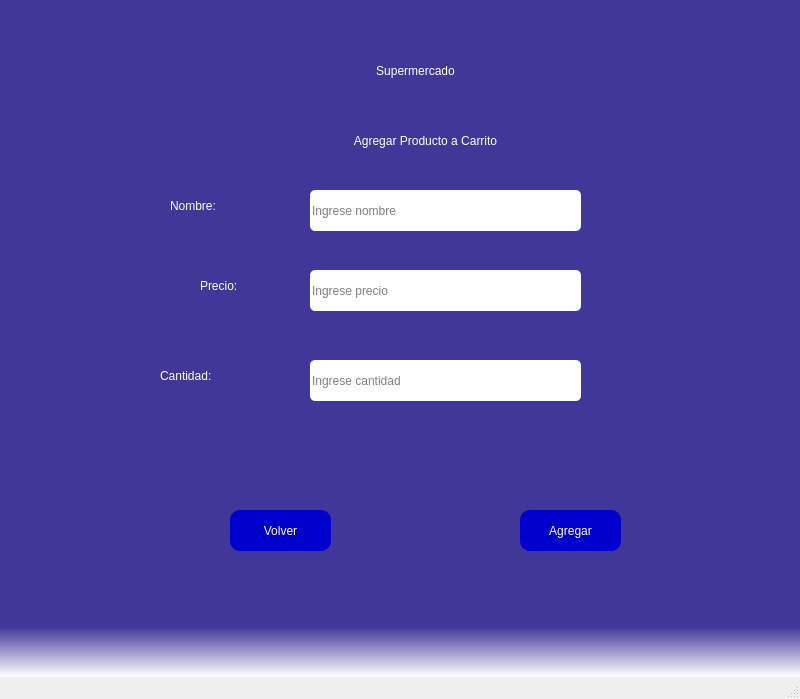
<?xml version="1.0" encoding="UTF-8"?>
<ui version="4.0">
 <class>MainWindow</class>
 <widget class="QMainWindow" name="MainWindow">
  <property name="geometry">
   <rect>
    <x>0</x>
    <y>0</y>
    <width>800</width>
    <height>699</height>
   </rect>
  </property>
  <property name="windowTitle">
   <string>MainWindow</string>
  </property>
  <property name="styleSheet">
   <string notr="true">QWidget#centralwidget{

	background-color: qlineargradient(spread:pad, x1:0, y1:0.925818, x2:0, y2:1, stop:0 rgba(12, 0, 127, 196), stop:1 rgba(255, 255, 255, 255));
}</string>
  </property>
  <widget class="QWidget" name="centralwidget">
   <widget class="QLabel" name="label">
    <property name="geometry">
     <rect>
      <x>250</x>
      <y>40</y>
      <width>331</width>
      <height>61</height>
     </rect>
    </property>
    <property name="styleSheet">
     <string notr="true">font: 36pt &quot;MS Shell Dlg 2&quot;;
color: rgb(255, 255, 255);</string>
    </property>
    <property name="text">
     <string>Supermercado</string>
    </property>
    <property name="alignment">
     <set>Qt::AlignCenter</set>
    </property>
   </widget>
   <widget class="QLabel" name="label_3">
    <property name="geometry">
     <rect>
      <x>260</x>
      <y>110</y>
      <width>331</width>
      <height>61</height>
     </rect>
    </property>
    <property name="styleSheet">
     <string notr="true">font: 20pt &quot;MS Shell Dlg 2&quot;;
color: rgb(255, 255, 255);</string>
    </property>
    <property name="text">
     <string>Agregar Producto a Carrito</string>
    </property>
    <property name="alignment">
     <set>Qt::AlignCenter</set>
    </property>
   </widget>
   <widget class="QLabel" name="label_2">
    <property name="geometry">
     <rect>
      <x>170</x>
      <y>190</y>
      <width>141</width>
      <height>31</height>
     </rect>
    </property>
    <property name="styleSheet">
     <string notr="true">font: 26pt &quot;MS Shell Dlg 2&quot;;
color: rgb(255, 255, 255);</string>
    </property>
    <property name="text">
     <string>Nombre:</string>
    </property>
   </widget>
   <widget class="QLineEdit" name="labelNombre">
    <property name="geometry">
     <rect>
      <x>310</x>
      <y>190</y>
      <width>271</width>
      <height>41</height>
     </rect>
    </property>
    <property name="styleSheet">
     <string notr="true">font: 12pt &quot;MS Shell Dlg 2&quot;;
border-radius:5px;</string>
    </property>
    <property name="text">
     <string/>
    </property>
    <property name="placeholderText">
     <string>Ingrese nombre</string>
    </property>
   </widget>
   <widget class="QLabel" name="label_4">
    <property name="geometry">
     <rect>
      <x>200</x>
      <y>270</y>
      <width>141</width>
      <height>31</height>
     </rect>
    </property>
    <property name="styleSheet">
     <string notr="true">font: 26pt &quot;MS Shell Dlg 2&quot;;
color: rgb(255, 255, 255);</string>
    </property>
    <property name="text">
     <string>Precio:</string>
    </property>
   </widget>
   <widget class="QLabel" name="label_5">
    <property name="geometry">
     <rect>
      <x>160</x>
      <y>360</y>
      <width>151</width>
      <height>31</height>
     </rect>
    </property>
    <property name="styleSheet">
     <string notr="true">font: 26pt &quot;MS Shell Dlg 2&quot;;
color: rgb(255, 255, 255);</string>
    </property>
    <property name="text">
     <string>Cantidad:</string>
    </property>
   </widget>
   <widget class="QLineEdit" name="labelPrecio">
    <property name="geometry">
     <rect>
      <x>310</x>
      <y>270</y>
      <width>271</width>
      <height>41</height>
     </rect>
    </property>
    <property name="styleSheet">
     <string notr="true">font: 12pt &quot;MS Shell Dlg 2&quot;;
border-radius:5px;</string>
    </property>
    <property name="text">
     <string/>
    </property>
    <property name="placeholderText">
     <string>Ingrese precio</string>
    </property>
   </widget>
   <widget class="QLineEdit" name="labelCantidad">
    <property name="geometry">
     <rect>
      <x>310</x>
      <y>360</y>
      <width>271</width>
      <height>41</height>
     </rect>
    </property>
    <property name="styleSheet">
     <string notr="true">font: 12pt &quot;MS Shell Dlg 2&quot;;
border-radius:5px;</string>
    </property>
    <property name="text">
     <string/>
    </property>
    <property name="placeholderText">
     <string>Ingrese cantidad</string>
    </property>
   </widget>
   <widget class="QPushButton" name="buttonAgregar">
    <property name="geometry">
     <rect>
      <x>520</x>
      <y>510</y>
      <width>101</width>
      <height>41</height>
     </rect>
    </property>
    <property name="styleSheet">
     <string notr="true">font: 87 9pt &quot;Arial Black&quot;;
font: 10pt &quot;MS Shell Dlg 2&quot;;
background-color: qlineargradient(spread:pad, x1:1, y1:0, x2:1, y2:0, stop:0 rgba(0, 0, 205, 255), stop:1 rgba(255, 255, 255, 255));
color: rgb(255, 255, 255);
border-radius:10px;</string>
    </property>
    <property name="text">
     <string>Agregar</string>
    </property>
   </widget>
   <widget class="QPushButton" name="buttonVolver">
    <property name="geometry">
     <rect>
      <x>230</x>
      <y>510</y>
      <width>101</width>
      <height>41</height>
     </rect>
    </property>
    <property name="styleSheet">
     <string notr="true">font: 87 9pt &quot;Arial Black&quot;;
font: 10pt &quot;MS Shell Dlg 2&quot;;
background-color: qlineargradient(spread:pad, x1:1, y1:0, x2:1, y2:0, stop:0 rgba(0, 0, 205, 255), stop:1 rgba(255, 255, 255, 255));
color: rgb(255, 255, 255);
border-radius:10px;</string>
    </property>
    <property name="text">
     <string>Volver</string>
    </property>
   </widget>
  </widget>
  <widget class="QMenuBar" name="menubar">
   <property name="geometry">
    <rect>
     <x>0</x>
     <y>0</y>
     <width>800</width>
     <height>21</height>
    </rect>
   </property>
  </widget>
  <widget class="QStatusBar" name="statusbar"/>
 </widget>
 <resources/>
 <connections/>
</ui>
